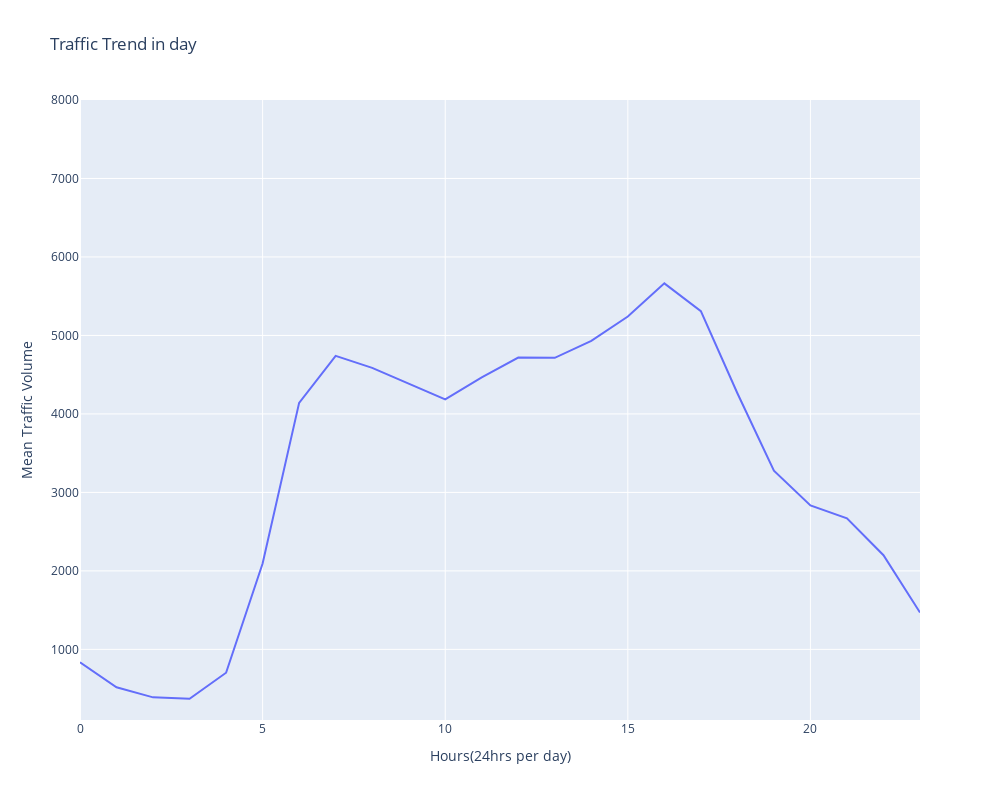

Write notebook code for a chart like this one.
### Code cell
fig = px.line(df, x=x, y=y, title='Traffic Trend in day')
fig.update_layout(
    autosize=False,
    width=1000,
    height=800,)
fig.update_xaxes(range = [0,23],title_text='Hours(24hrs per day)' )
fig.update_yaxes(range = [100,8000] ,title_text='Mean Traffic Volume' )
fig.show()

### Figure 1 — Plotly figure (JSON) as saved in the notebook; plotly's stock layout.template omitted (floating-point values rounded to 4 significant figures)
{"data": [{"hovertemplate": "x=%{x}<br>y=%{y}<extra></extra>", "legendgroup": "", "line": {"color": "#636efa", "dash": "solid"}, "marker": {"symbol": "circle"}, "mode": "lines", "name": "", "orientation": "v", "showlegend": false, "type": "scatter", "x": [0, 1, 2, 3, 4, 5, 6, 7, 8, 9, 10, 11, 12, 13, 14, 15, 16, 17, 18, 19, 20, 21, 22, 23], "xaxis": "x", "y": [834.8, 516.4, 388.4, 371.1, 702.6, 2095.0, 4141.0, 4740.0, 4587.0, 4385.0, 4185.0, 4466.0, 4718.0, 4715.0, 4932.0, 5241.0, 5664.0, 5310.0, 4264.0, 3276.0, 2835.0, 2669.0, 2199.0, 1469.0], "yaxis": "y"}], "layout": {"autosize": false, "height": 800, "legend": {"tracegroupgap": 0}, "title": {"text": "Traffic Trend in day"}, "width": 1000, "xaxis": {"anchor": "y", "domain": [0, 1], "range": [0, 23], "title": {"text": "Hours(24hrs per day)"}}, "yaxis": {"anchor": "x", "domain": [0, 1], "range": [100, 8000], "title": {"text": "Mean Traffic Volume"}}}}
